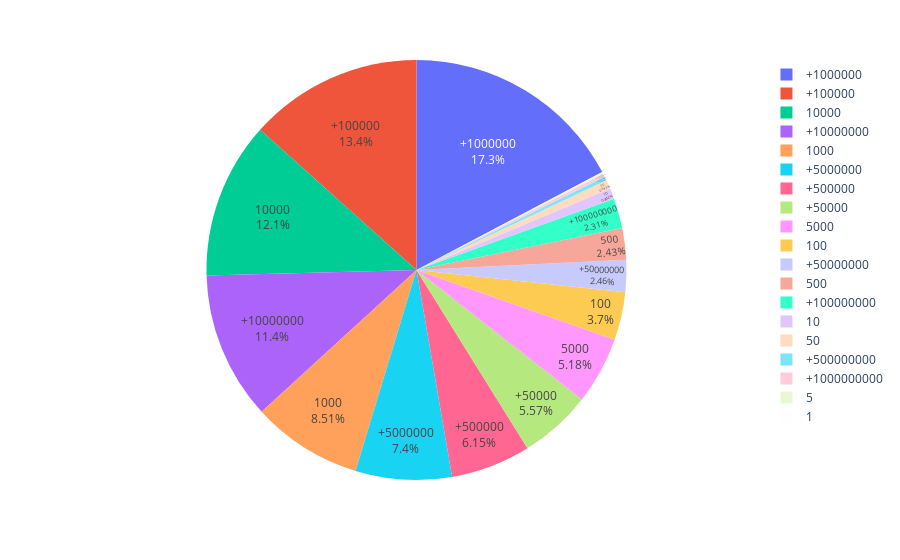

Source (notebook cell):
### Code cell
fig =px.pie(
    df_intalls,
    values=df_intalls.App,
    names=df_intalls.index,
)
fig.update_traces(textposition='inside', textinfo='percent+label')


fig.show()

### Figure 1 — Plotly figure (JSON) as saved in the notebook; plotly's stock layout.template omitted (floating-point values rounded to 4 significant figures)
{"data": [{"domain": {"x": [0, 1], "y": [0, 1]}, "hovertemplate": "Installs=%{label}<br>App=%{value}<extra></extra>", "labels": ["+1000000", "+100000", "10000", "+10000000", "1000", "+5000000", "+500000", "+50000", "5000", "100", "+50000000", "500", "+100000000", "10", "50", "+500000000", "+1000000000", "5", "1"], "legendgroup": "", "name": "", "showlegend": true, "textinfo": "percent+label", "textposition": "inside", "type": "pie", "values": [1417, 1096, 988, 933, 698, 607, 504, 457, 425, 303, 202, 199, 189, 69, 56, 24, 20, 9, 3]}], "layout": {"legend": {"tracegroupgap": 0}, "margin": {"t": 60}}}
